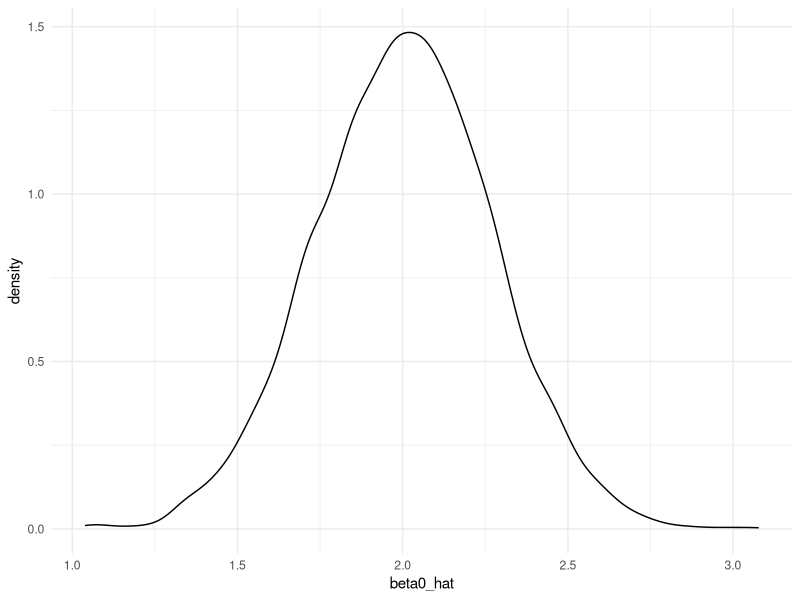
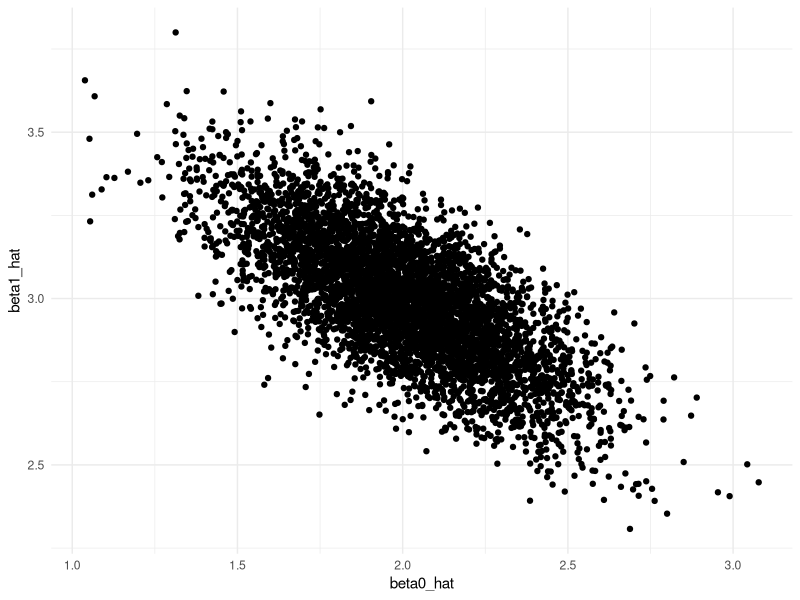
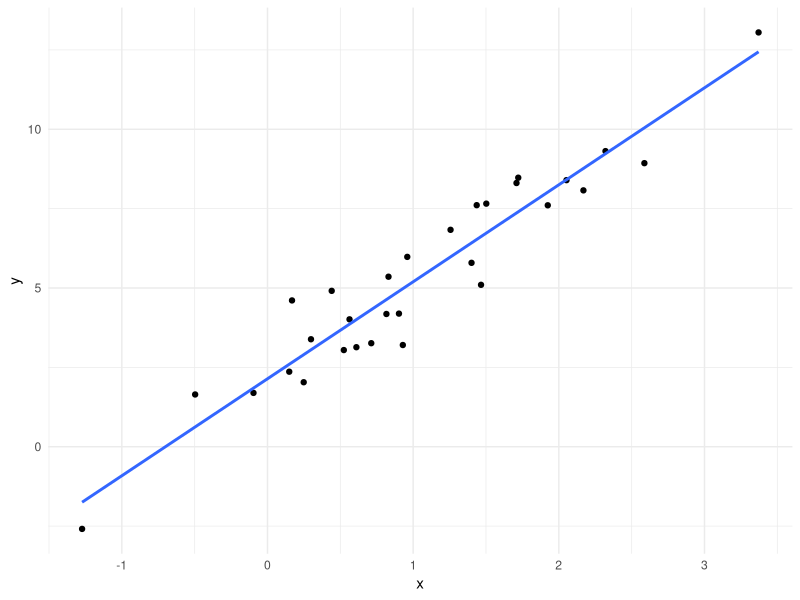
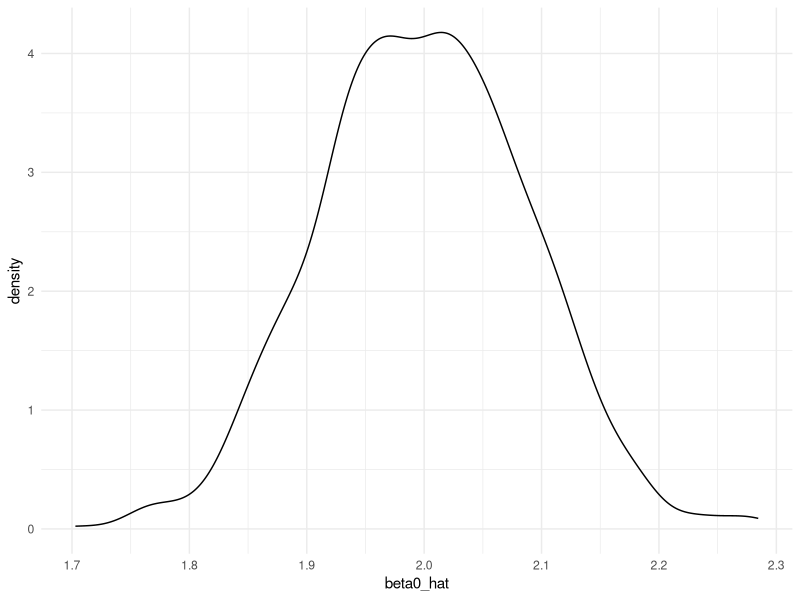
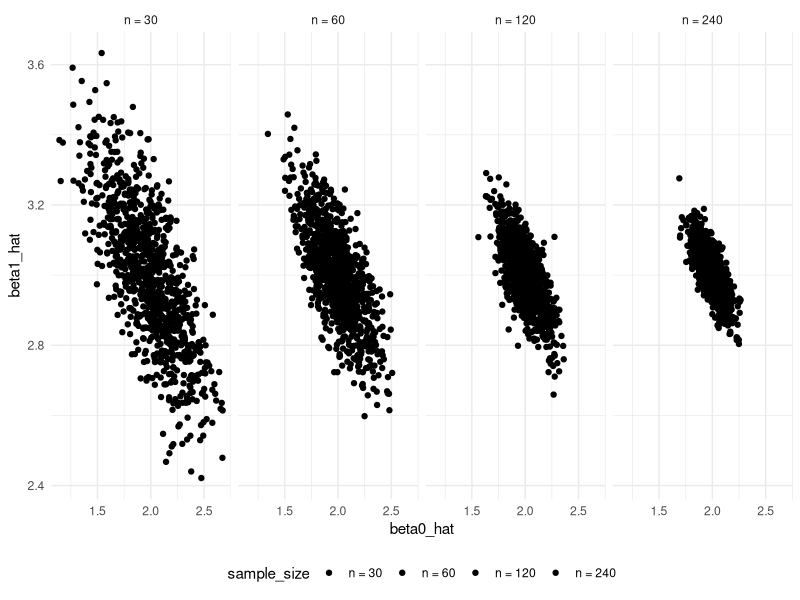

Reproduce these figures in R, in order.
## ---- chunk 1
library(tidyverse)

knitr::opts_chunk$set(
	echo = TRUE,
	warning = FALSE,
	fig.width = 8, 
  fig.height = 6,
  out.width = "90%"
)
options(
  ggplot2.continuous.colour = "viridis",
  ggplot2.continuous.fill = "viridis"
)
scale_colour_discrete = scale_colour_viridis_d
scale_fill_discrete = scale_fill_viridis_d
theme_set(theme_minimal() + theme(legend.position = "bottom"))
## ---- chunk 2
set.seed(1)
## ---- chunk 3
sim_regression = function(n, beta0 = 2, beta1 = 3) {
  
  sim_data = tibble(
    x = rnorm(n, mean = 1, sd = 1),
    y = beta0 + beta1 * x + rnorm(n, 0, 1)
  )
  
  ls_fit = lm(y ~ x, data = sim_data)
  
  tibble(
    beta0_hat = coef(ls_fit)[1],
    beta1_hat = coef(ls_fit)[2]
  )
}

## ---- chunk 4
sim_regression(n = 30)
## ---- chunk 5
output = vector("list", length = 5000)

for (i in 1:5000) {
  output[[i]] = sim_regression(n = 30)
}

sim_results = 
  bind_rows(output) %>% 
  ggplot(aes(x = beta0_hat)) +
  geom_density()
## ---- chunk 6
output = 
  rerun(5000, sim_regression(30)) %>% 
  bind_rows()

bind_rows(output) %>% 
  ggplot(aes(x = beta0_hat)) +
  geom_density()
## ---- chunk 7
output %>% 
  ggplot(aes(x = beta0_hat, y = beta1_hat)) + 
  geom_point()
## ---- chunk 8
sim_data = tibble(
    x = rnorm(30, mean = 1, sd = 1),
    y = 2 + 3 * x + rnorm(30, 0, 1)
  )

sim_data %>% 
  ggplot(aes(x = x, y = y)) +
  geom_point() +
  stat_smooth(method = "lm", se = FALSE)
## ---- chunk 9
output %>% 
  pivot_longer(
    beta0_hat:beta1_hat,
    names_to = "parameter",
    values_to = "estimate") %>% 
  group_by(parameter) %>% 
  summarize(emp_mean = mean(estimate),
            emp_var = var(estimate)) %>% 
  knitr::kable(digits = 3)
## ---- chunk 10
n_list = list("n_30"  = 30, 
              "n_60"  = 60, 
              "n_120" = 120, 
              "n_240" = 240)

output = vector("list", length = 4)

for (i in 1:4) {
  output[[i]] = rerun(1000, sim_regression(n = n_list[[i]])) %>% 
    bind_rows
}

output[[4]] %>% 
  ggplot(aes(x = beta0_hat)) +
  geom_density()
## ---- chunk 11
sim_results = 
  tibble(sample_size = c(30, 60, 120, 240)) %>% 
  mutate(
    output_list = map(.x = sample_size, ~ rerun(1000, sim_regression(n = .x))),
    output_df = map(output_list, bind_rows)
    ) %>% 
  select(-output_list) %>% 
  unnest(output_df)
## ---- chunk 12
sim_results %>% 
  group_by(sample_size) %>% 
  summarize(var_b1 = var(beta1_hat))
## ---- chunk 13
sim_results %>% 
  mutate(
    sample_size = str_c("n = ", sample_size),
    sample_size = fct_inorder(sample_size)) %>% 
  ggplot(aes(x = beta0_hat, y = beta1_hat, fill = sample_size)) + 
  geom_point() +
  facet_grid(~sample_size)
